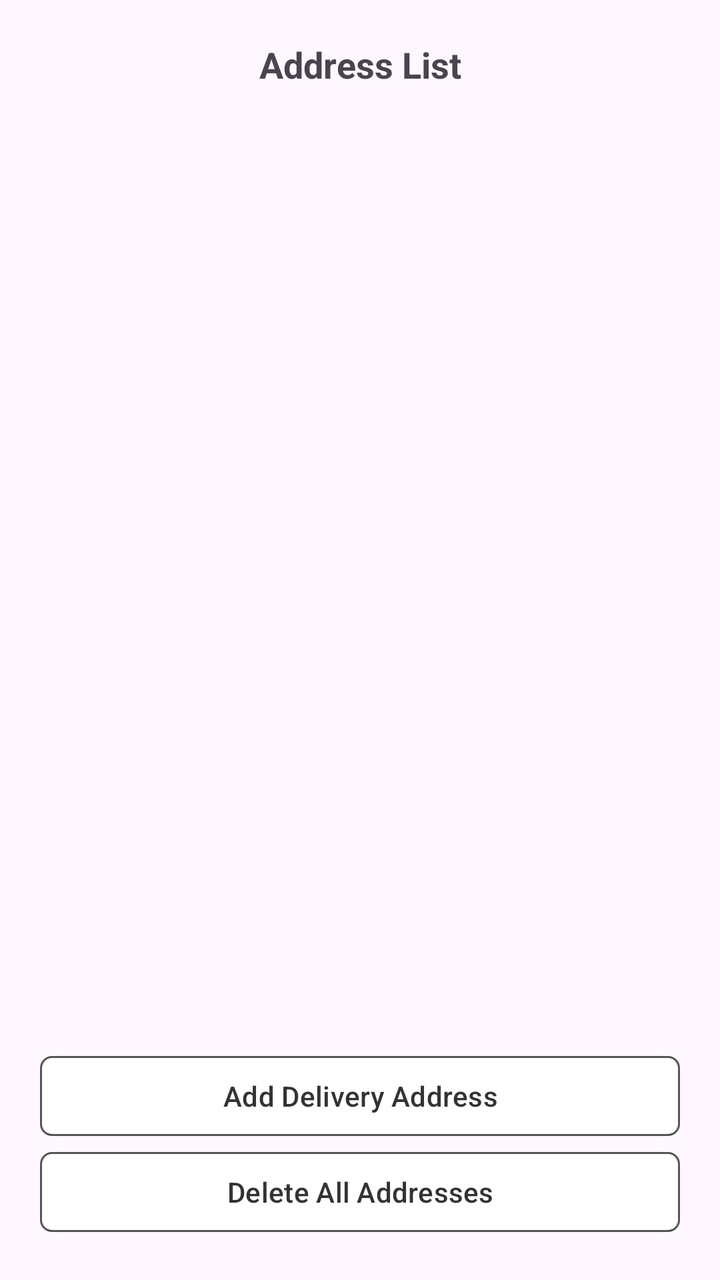
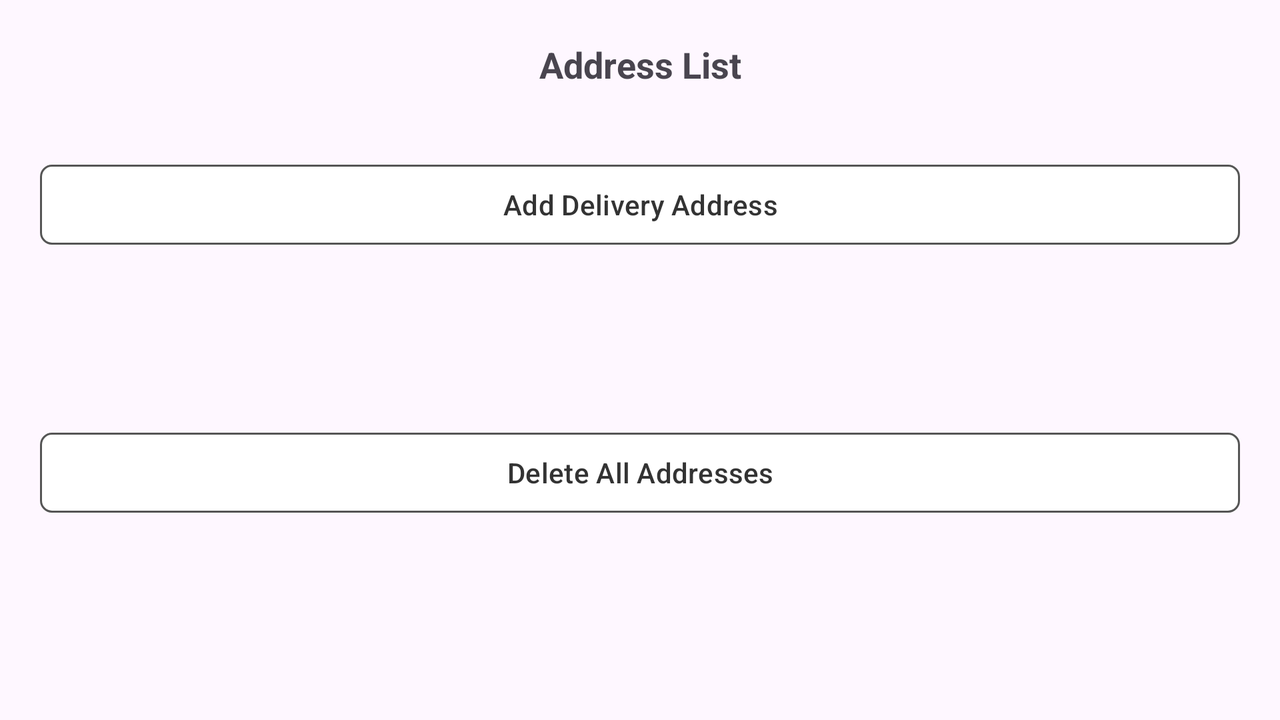

First picture: res/layout/ on a phone held upright. Second picture: the repository's own variant of that layout, on a device whose configuration matches the variant's folder. Source for both follows.
<!-- AndroidManifest.xml: application theme Theme.BooksRepositoryApp -->
<!-- res/layout/fragment_address_list.xml -->
<?xml version="1.0" encoding="utf-8"?>
<androidx.constraintlayout.widget.ConstraintLayout xmlns:android="http://schemas.android.com/apk/res/android"
    xmlns:tools="http://schemas.android.com/tools"
    android:layout_width="match_parent"
    android:layout_height="match_parent"
    xmlns:app="http://schemas.android.com/apk/res-auto"
    tools:context=".ui.addressScreen.AddressListFragment"
    android:padding="20dp">

    
    <ImageView
        android:id="@+id/ivBack"
        android:layout_width="24dp"
        android:layout_height="24dp"
        android:src="@drawable/round_arrow_back_24"
        app:layout_constraintStart_toStartOf="parent"
        app:layout_constraintTop_toTopOf="parent" />

    
    <TextView
        android:id="@+id/tvTitle"
        android:layout_width="wrap_content"
        android:layout_height="wrap_content"
        android:text="Address List"
        android:textSize="18sp"
        android:textStyle="bold"
        app:layout_constraintTop_toTopOf="@id/ivBack"
        app:layout_constraintBottom_toBottomOf="@id/ivBack"
        app:layout_constraintStart_toStartOf="parent"
        app:layout_constraintEnd_toEndOf="parent" />

    
    <androidx.recyclerview.widget.RecyclerView
        android:id="@+id/rvAddresses"
        android:layout_width="0dp"
        android:layout_height="wrap_content"
        android:layout_marginTop="16dp"
        android:nestedScrollingEnabled="false"
        app:layoutManager="androidx.recyclerview.widget.LinearLayoutManager"
        app:layout_constraintTop_toBottomOf="@id/tvTitle"
        app:layout_constraintStart_toStartOf="parent"
        app:layout_constraintEnd_toEndOf="parent"/>

    
    <com.google.android.material.button.MaterialButton
        android:id="@+id/btnAddAddress"
        android:layout_width="0dp"
        android:layout_height="48dp"
        android:layout_marginTop="18dp"
        android:text="Add Delivery Address"
        android:textAllCaps="false"
        android:textColor="#333333"
        app:backgroundTint="@android:color/white"
        app:strokeColor="#555555"
        app:strokeWidth="1dp"
        app:cornerRadius="6dp"
        app:layout_constraintBottom_toTopOf="@id/btnDeleteAddresses"
        app:layout_constraintStart_toStartOf="parent"
        app:layout_constraintEnd_toEndOf="parent" />

    <com.google.android.material.button.MaterialButton
        android:id="@+id/btnDeleteAddresses"
        android:layout_width="0dp"
        android:layout_height="48dp"
        android:layout_marginTop="18dp"
        android:text="Delete All Addresses"
        android:textAllCaps="false"
        android:textColor="#333333"
        app:backgroundTint="@android:color/white"
        app:strokeColor="#555555"
        app:strokeWidth="1dp"
        app:cornerRadius="6dp"
        app:layout_constraintBottom_toBottomOf="parent"
        app:layout_constraintStart_toStartOf="parent"
        app:layout_constraintEnd_toEndOf="parent" />

</androidx.constraintlayout.widget.ConstraintLayout>
<!-- resources referenced by this layout -->
<resources>
  <style name="Theme.BooksRepositoryApp" parent="Theme.Material3.Light.NoActionBar">
      </style>
</resources>
<!-- res/layout-land/fragment_address_list.xml (the repository's variant of the layout above) -->
<!-- drawn on the phone turned sideways -->
<?xml version="1.0" encoding="utf-8"?>
<androidx.core.widget.NestedScrollView
    xmlns:android="http://schemas.android.com/apk/res/android"
    xmlns:app="http://schemas.android.com/apk/res-auto"
    xmlns:tools="http://schemas.android.com/tools"

    android:layout_width="match_parent"
    android:layout_height="match_parent"
    android:fillViewport="true">

    <androidx.constraintlayout.widget.ConstraintLayout
        android:layout_width="match_parent"
        android:layout_height="wrap_content"
        tools:context=".ui.addressScreen.AddressListFragment"
        android:padding="20dp">

        
        <ImageView
            android:id="@+id/ivBack"
            android:layout_width="24dp"
            android:layout_height="24dp"
            android:src="@drawable/round_arrow_back_24"
            app:layout_constraintStart_toStartOf="parent"
            app:layout_constraintTop_toTopOf="parent" />

        
        <TextView
            android:id="@+id/tvTitle"
            android:layout_width="wrap_content"
            android:layout_height="wrap_content"
            android:text="Address List"
            android:textSize="18sp"
            android:textStyle="bold"
            app:layout_constraintTop_toTopOf="@id/ivBack"
            app:layout_constraintBottom_toBottomOf="@id/ivBack"
            app:layout_constraintStart_toStartOf="parent"
            app:layout_constraintEnd_toEndOf="parent" />

        
        <androidx.recyclerview.widget.RecyclerView
            android:id="@+id/rvAddresses"
            android:layout_width="0dp"
            android:layout_height="wrap_content"
            android:layout_marginTop="16dp"
            android:nestedScrollingEnabled="false"
            app:layoutManager="androidx.recyclerview.widget.LinearLayoutManager"
            app:layout_constraintTop_toBottomOf="@id/tvTitle"
            app:layout_constraintStart_toStartOf="parent"
            app:layout_constraintEnd_toEndOf="parent"/>

        
        <com.google.android.material.button.MaterialButton
            android:id="@+id/btnAddAddress"
            android:layout_width="0dp"
            android:layout_height="48dp"
            android:layout_marginTop="18dp"
            android:text="Add Delivery Address"
            android:textAllCaps="false"
            android:textColor="#333333"
            app:backgroundTint="@android:color/white"
            app:strokeColor="#555555"
            app:strokeWidth="1dp"
            app:cornerRadius="6dp"
            app:layout_constraintTop_toBottomOf="@id/rvAddresses"
            app:layout_constraintStart_toStartOf="parent"
            app:layout_constraintEnd_toEndOf="parent" />

        <com.google.android.material.button.MaterialButton
            android:id="@+id/btnDeleteAddresses"
            android:layout_width="0dp"
            android:layout_height="48dp"
            android:layout_marginTop="18dp"
            android:layout_marginBottom="12dp"
            android:text="Delete All Addresses"
            android:textAllCaps="false"
            android:textColor="#333333"
            app:backgroundTint="@android:color/white"
            app:strokeColor="#555555"
            app:strokeWidth="1dp"
            app:cornerRadius="6dp"
            app:layout_constraintTop_toBottomOf="@id/btnAddAddress"
            app:layout_constraintBottom_toBottomOf="parent"
            app:layout_constraintStart_toStartOf="parent"
            app:layout_constraintEnd_toEndOf="parent" />

    </androidx.constraintlayout.widget.ConstraintLayout>

</androidx.core.widget.NestedScrollView>
